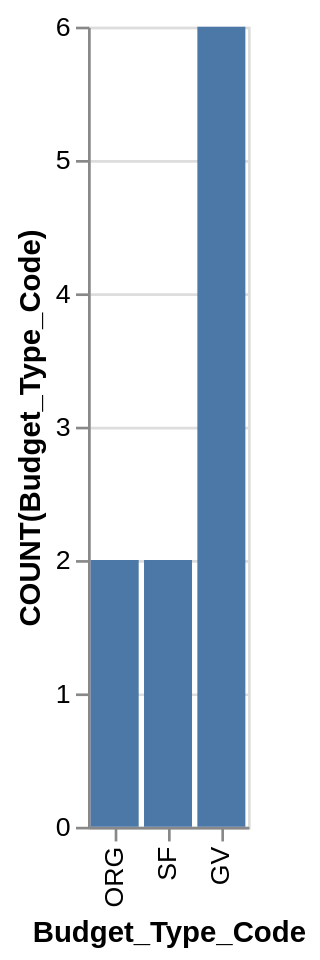

Write the Vega-Lite specification saved for this chart.
### Vega-Lite specification from a JSON file in a GitHub repository (floating-point values rounded to 4 significant figures)
{"data": {"values": [{"x_data": "ORG", "y_data": 2}, {"x_data": "SF", "y_data": 2}, {"x_data": "GV", "y_data": 6}]}, "mark": "bar", "encoding": {"x": {"field": "x_data", "type": "nominal", "title": "Budget_Type_Code", "sort": {"op": "sum", "field": "y_data", "order": "ascending"}}, "y": {"field": "y_data", "type": "quantitative", "title": "COUNT(Budget_Type_Code)"}}}
